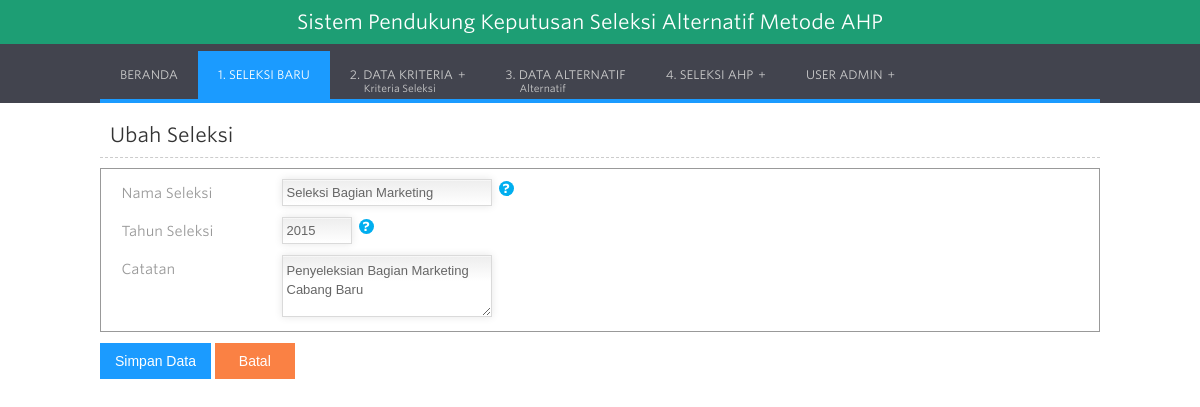
The app's page /?h=seleksi-input&stat=ubah&id=1 (signed in) with its own data.
### tables this page shows
CREATE TABLE `ahp_seleksi` (
  `id_seleksi` int(11) NOT NULL,
  `tahun` int(4) NOT NULL,
  `seleksi` varchar(50) NOT NULL,
  `catatan` varchar(100) NOT NULL
);

### config/library.php (called while the page is built, shortened)
<?php
function antiinjec($connect, $string = '') {
  if(!empty($string)) {
      $stripsql = $connect->real_escape_string($string);
      return $stripsql;
  }
}
?>

### input_seleksi.php (the view, shortened to what this page needs)
<?php
$stat	= @$_GET['stat'];
$id		= antiinjec($koneksi, @$_GET['id']);
if($stat=="tambah") {
	$tl=date('Y-m-d', strtotime("-15 years"));
}elseif($stat=="ubah") {
	$hdata=$koneksi->query("SELECT id_seleksi, seleksi, tahun, catatan FROM ahp_seleksi WHERE id_seleksi='$id'");
	$data=mysqli_fetch_array($hdata);
}
			?>
<div class="judul"><?php if($stat=="tambah") { echo "Tambah"; } elseif($stat=="ubah") { echo "Ubah"; } ?> Seleksi</div>
<section class='form'>
  <form action="?h=seleksi-input&stat=<?php echo $stat; ?>" method="post" enctype="multipart/form-data" novalidate>
      <fieldset>
          <div class="item">
              <label>
                  <span>Nama Seleksi</span>
                  <input type="text" data-validate-length-range="5" data-validate-words="1" name="seleksi" value="<?php echo @$data['seleksi']; ?>" placeholder="" required/>
              </label>
              <div class='tooltip help'>
                  <span>?</span>
              </div>
          </div>
          <div class="item">
              <label>
                  <span>Tahun Seleksi</span>
                  <input type="number" maxlength="4" name="tahun" data-validate-minmax="2015,9999" value="<?php echo @$data['tahun']; ?>" required style="width:60px;"/>
              </label>
              <div class='tooltip help'>
                  <span>?</span>
              </div>
          </div>
          <div class="item">
              <label>
                  <span>Catatan</span>
                  <textarea required name="catatan" style="width:200px; height:50px;"><?php echo @$data['catatan']; ?></textarea>
              </label>
          </div>
      </fieldset>
      <button id='send' type='submit' name="btn_simpan" class="tombol-large w_biru hvr-fade">Simpan Data</button>
      <button id='send' type='button' class="tombol-large w_orange hvr-fade" onclick="window.history.back();">Batal</button>
  </form>
</section>

### css/validator.css (style rules this page uses)
input, textarea { border:1px solid #D1D1D1; }
input, select { font-size:inherit; margin:0; }
.item .tooltip { float:left; top:2px; left:7px; position:relative; z-index:2; }
.item .tooltip > span { display:inline-block; width:15px; height:15px; line-height:15px; font-size:0.9em; font-weight:bold; text-align:center; color:#FFF; cursor:help; background-color:#00AEEF; position:relative; border-radius:10px; }
form fieldset { clear:both; margin:0 0 10px 0; border:1px solid #999; }
form .item { padding:5px 0; position:relative; height:2em; }
.item label, .item .label { float:left; cursor:pointer; }
.item label span, .item .label { float:left; width:160px; text-transform:capitalize; line-height:2em; }
.item input, .item textarea { float:left; padding:5px 4px; -webkit-transition:0.2s; -moz-transition:0.2s; transition:0.2s; }
.item textarea { margin-bottom:5px; }

### css/style.css (style rules this page uses)
* { margin:0px auto; }
body { font: 200 14px/24px "Whitney SSm A", "Whitney SSm B", "Lucida Grande", "Lucida Sans", Verdana, Helvetica, Arial, sans-serif; color:#666; background:#FFF; }
#content .judul { font-size:20px; font-weight:400; color:#333; clear:both; padding:10px; margin-bottom:10px; margin-top:10px; text-align:left; border-bottom:1px dashed #CCCCCC; }
input, textarea, select { padding: 3px 9px; border: solid 1px #DADADA; outline: 0; font: normal 13px/100% Verdana, Tahoma, sans-serif; width: 200px; background: -webkit-gradient(linear, left top, left 25, from(#FFFFFF), color-stop(4%, #EEEEEE), to(#FFFFFF)); background: -moz-linear-gradient(top, #FFFFFF, #EEEEEE 1px, #FFFFFF 25px); box-shadow: rgba(0,0,0, 0.1) 0px 0px 8px; -moz-box-shadow: rgba(0,0,0, 0.1) 0px 0px 8px; -webkit-box-shadow: rgba(0,0,0, 0.1) 0px 0px 8px; color:#666; }
textarea { width: 400px; max-width: 400px; height: 150px; line-height: 150%; }
.form label { margin-left: 10px; color: #999999; }
.tombol-large { padding:10px 15px; font-size:14px; min-width:80px; color:#FFF; text-align:center; border:none; cursor:pointer; font-weight:400; }
.w_orange { background-color:#fa8144; }
.w_biru { background-color:#1b9bff; }
.hvr-fade { display: inline-block; vertical-align: middle; -webkit-transform: translateZ(0); transform: translateZ(0); box-shadow: 0 0 1px rgba(0, 0, 0, 0); -webkit-backface-visibility: hidden; backface-visibility: hidden; -moz-osx-font-smoothing: grayscale; overflow: hidden; -webkit-transition-duration: 0.3s; transition-duration: 0.3s; -webkit-transition-property: color, background-color; transition-property: color, background-color; margin:1px 0 1px 0; }

### records on screen
ahp_seleksi: seleksi "Seleksi Bagian Marketing", tahun "2015", catatan "Penyeleksian Bagian Marketing Cabang Baru"

### other values on screen
$kasus "Seleksi Alternatif"
$kasus_objek "ALTERNATIF"
$usernama "ADMIN"
